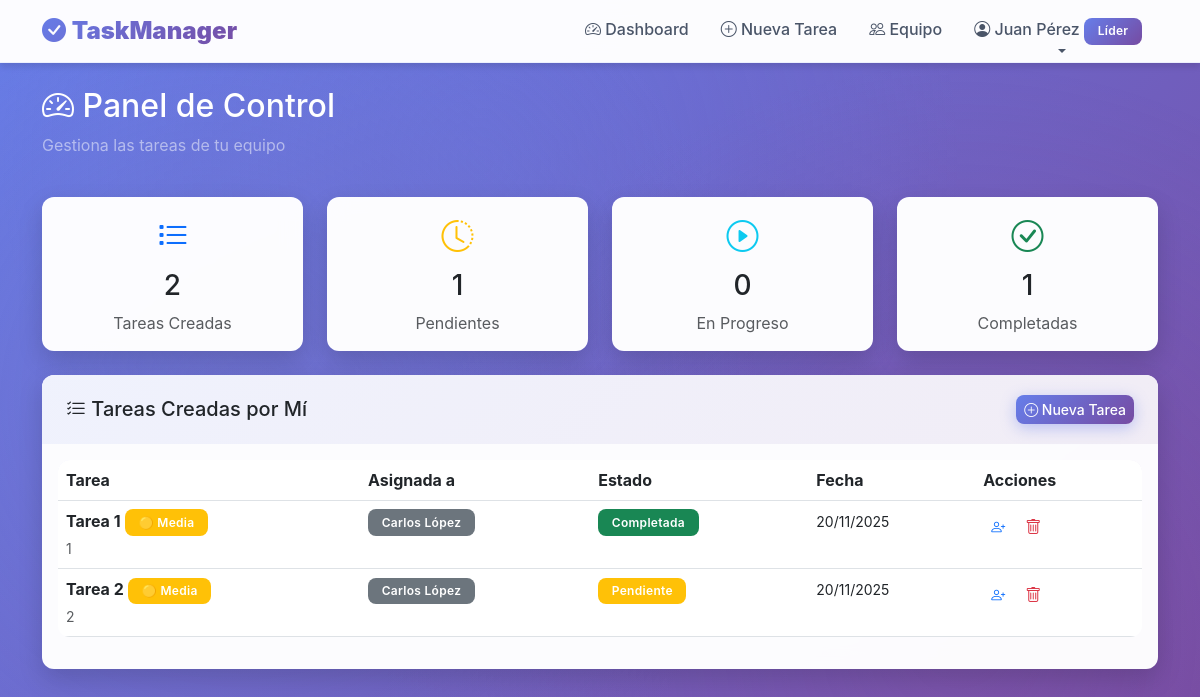
Page /dashboard (signed in) on the earlier database version.
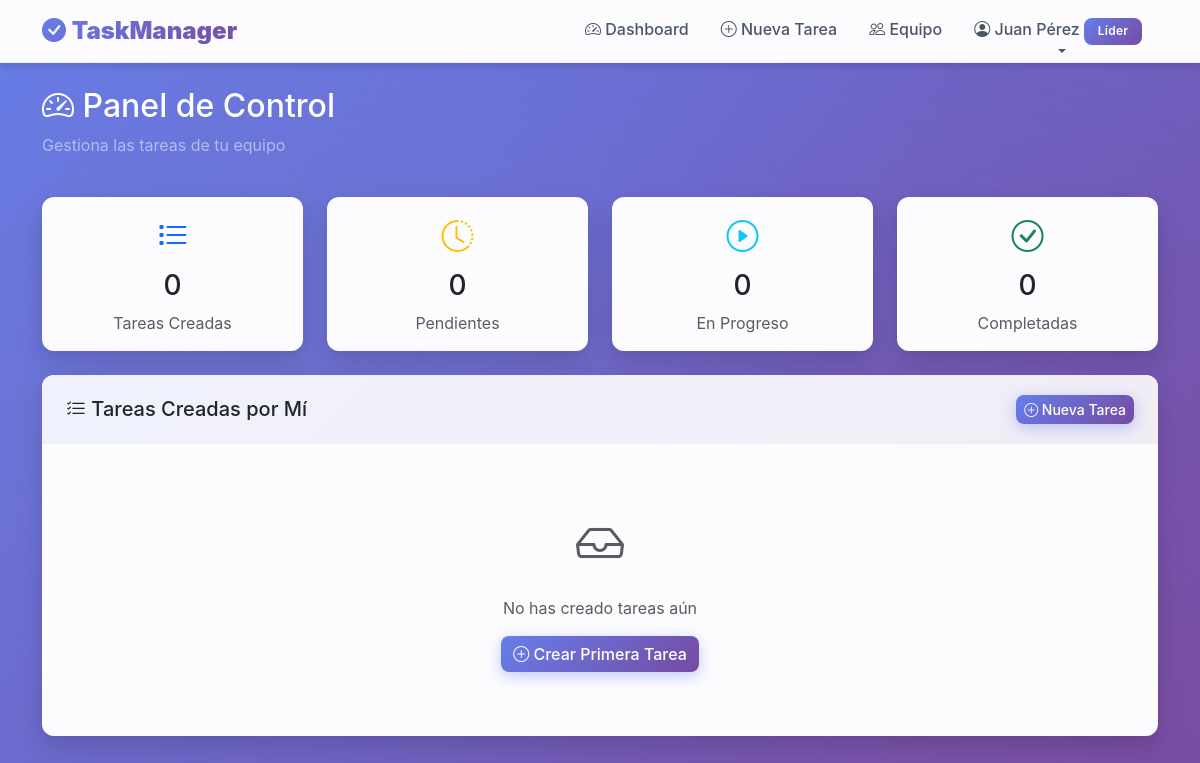
Same page on the later database version.
### app.py (models this page shows)
class User(db.Model):
    id = db.Column(db.Integer, primary_key=True)
    username = db.Column(db.String(80), unique=True, nullable=False)
    password = db.Column(db.String(200), nullable=False)
    role = db.Column(db.String(20), nullable=False)  # 'lider' o 'miembro'
    nombre = db.Column(db.String(100), nullable=False)
    tasks_created = db.relationship('Task', backref='creador', foreign_keys='Task.created_by')
    tasks_assigned = db.relationship('Task', backref='asignado', foreign_keys='Task.assigned_to')

class Task(db.Model):
    id = db.Column(db.Integer, primary_key=True)
    titulo = db.Column(db.String(200), nullable=False)
    descripcion = db.Column(db.Text)
    estado = db.Column(db.String(20), default='pendiente')  # 'pendiente', 'en_progreso', 'completada'
    prioridad = db.Column(db.String(20), default='media')  # 'baja', 'media', 'alta', 'urgente'
    archivo = db.Column(db.String(300))  # Ruta del archivo adjunto
    nombre_archivo = db.Column(db.String(300))  # Nombre original del archivo
    created_by = db.Column(db.Integer, db.ForeignKey('user.id'), nullable=False)
    assigned_to = db.Column(db.Integer, db.ForeignKey('user.id'))
    fecha_creacion = db.Column(db.DateTime, default=datetime.utcnow)
    fecha_completada = db.Column(db.DateTime)

### app.py (the view)
@app.route('/dashboard')
@login_required
def dashboard():
    user = User.query.get(session['user_id'])
    if user.role == 'lider':
        mis_tareas = Task.query.filter_by(created_by=user.id).all()
        tareas_asignadas = Task.query.filter_by(assigned_to=user.id).all()
        miembros = User.query.filter_by(role='miembro').all()
        return render_template('dashboard_lider.html',
                             mis_tareas=mis_tareas,
                             tareas_asignadas=tareas_asignadas,
                             miembros=miembros)
    else:
        mis_tareas = Task.query.filter_by(assigned_to=user.id).all()
        return render_template('dashboard_miembro.html', mis_tareas=mis_tareas)

### app.py (called while the page is built)
def login_required(f):
    @wraps(f)
    def decorated_function(*args, **kwargs):
        if 'user_id' not in session:
            flash('Debes iniciar sesión primero', 'warning')
            return redirect(url_for('login'))
        return f(*args, **kwargs)
    return decorated_function

### templates/dashboard_lider.html (shortened to what this page needs)
{% extends "base.html" %}
{% block content %}
<div class="row mb-4">
    <div class="col">
        <h2 class="text-white"><i class="bi bi-speedometer2"></i> Panel de Control</h2>
        <p class="text-white-50">Gestiona las tareas de tu equipo</p>
    </div>
</div>
<div class="row mb-4">
    <div class="col-md-3">
        <div class="card text-center">
            <div class="card-body">
                <i class="bi bi-list-task text-primary" style="font-size: 2rem;"></i>
                <h3 class="mt-2">{{ mis_tareas|length }}</h3>
                <p class="text-muted mb-0">Tareas Creadas</p>
            </div>
        </div>
    </div>
    <div class="col-md-3">
        <div class="card text-center">
            <div class="card-body">
                <i class="bi bi-clock-history text-warning" style="font-size: 2rem;"></i>
                <h3 class="mt-2">{{ mis_tareas|selectattr('estado', 'equalto', 'pendiente')|list|length }}</h3>
                <p class="text-muted mb-0">Pendientes</p>
            </div>
        </div>
    </div>
    <div class="col-md-3">
        <div class="card text-center">
            <div class="card-body">
                <i class="bi bi-play-circle text-info" style="font-size: 2rem;"></i>
                <h3 class="mt-2">{{ mis_tareas|selectattr('estado', 'equalto', 'en_progreso')|list|length }}</h3>
                <p class="text-muted mb-0">En Progreso</p>
            </div>
        </div>
    </div>
    <div class="col-md-3">
        <div class="card text-center">
            <div class="card-body">
                <i class="bi bi-check-circle text-success" style="font-size: 2rem;"></i>
                <h3 class="mt-2">{{ mis_tareas|selectattr('estado', 'equalto', 'completada')|list|length }}</h3>
                <p class="text-muted mb-0">Completadas</p>
            </div>
        </div>
    </div>
</div>
<div class="row">
    <div class="col-12">
        <div class="card">
            <div class="card-header bg-white d-flex justify-content-between align-items-center">
                <h5 class="mb-0"><i class="bi bi-list-check"></i> Tareas Creadas por Mí</h5>
                <a href="{{ url_for('crear_tarea') }}" class="btn btn-primary btn-sm">
                    <i class="bi bi-plus-circle"></i> Nueva Tarea
                </a>
            </div>
            <div class="card-body">
                {% if mis_tareas %}
                <div class="table-responsive">
                    <table class="table table-hover">
                        <thead>
                            <tr>
                                <th>Tarea</th>
                                <th>Asignada a</th>
                                <th>Estado</th>
                                <th>Fecha</th>
                                <th>Acciones</th>
                            </tr>
                        </thead>
                        <tbody>
                            {% for tarea in mis_tareas %}
                            <tr>
                                <td>
                                    <strong>{{ tarea.titulo }}</strong>
                                    {% if tarea.prioridad %}
                                    <span class="badge bg-{{ 'success' if tarea.prioridad == 'baja' else 'warning' if tarea.prioridad == 'media' else 'danger' if tarea.prioridad == 'alta' else 'dark' }}">
                                        {{ '🟢' if tarea.prioridad == 'baja' else '🟡' if tarea.prioridad == 'media' else '🟠' if tarea.prioridad == 'alta' else '🔴' }}
                                        {{ tarea.prioridad|title }}
                                    </span>
                                    {% endif %}
                                    <br>
                                    <small class="text-muted">{{ tarea.descripcion or 'Sin descripción' }}</small>
                                </td>
                                <td>
                                    {% if tarea.asignado %}
                                        <span class="badge bg-secondary">{{ tarea.asignado.nombre }}</span>
                                    {% else %}
                                        <span class="text-muted">Sin asignar</span>
                                    {% endif %}
                                </td>
                                <td>
                                    <span class="badge bg-{{ 'warning' if tarea.estado == 'pendiente' else 'info' if tarea.estado == 'en_progreso' else 'success' }}">
                                        {{ tarea.estado|replace('_', ' ')|title }}
                                    </span>
                                </td>
                                <td>
                                    <small>{{ tarea.fecha_creacion.strftime('%d/%m/%Y') }}</small>
                                </td>
                                <td>
                                    <div class="btn-group btn-group-sm">
                                        <button type="button" class="btn btn-outline-primary" data-bs-toggle="modal" data-bs-target="#reasignarModal{{ tarea.id }}">
                                            <i class="bi bi-person-plus"></i>
                                        </button>
                                        <form method="POST" action="{{ url_for('eliminar_tarea', id=tarea.id) }}" style="display: inline;" onsubmit="return confirm('¿Eliminar esta tarea?')">
                                            <button type="submit" class="btn btn-outline-danger">
                                                <i class="bi bi-trash"></i>
                                            </button>
                                        </form>
                                    </div>
                                </td>
                            </tr>
                            {% endfor %}
                        </tbody>
                    </table>
                </div>
                {% else %}
                <div class="text-center py-5">
                    <i class="bi bi-inbox text-muted" style="font-size: 3rem;"></i>
                    <p class="text-muted mt-3">No has creado tareas aún</p>
                    <a href="{{ url_for('crear_tarea') }}" class="btn btn-primary">
                        <i class="bi bi-plus-circle"></i> Crear Primera Tarea
                    </a>
                </div>
                {% endif %}
            </div>
        </div>
    </div>
</div>
{% endblock %}

### templates/base.html (shortened to what this page needs)
<!DOCTYPE html>
<html lang="es">
<head>
    <link href="https://cdn.jsdelivr.net/npm/bootstrap@5.3.0/dist/css/bootstrap.min.css" rel="stylesheet">
    <link rel="stylesheet" href="https://cdn.jsdelivr.net/npm/bootstrap-icons@1.11.0/font/bootstrap-icons.css">
</head>
<body>
    {% if session.user_id %}
    <nav class="navbar navbar-expand-lg navbar-custom mb-4">
        <div class="container">
            <a class="navbar-brand" href="{{ url_for('dashboard') }}">
                <i class="bi bi-check-circle-fill text-primary"></i>
                <strong>TaskManager</strong>
            </a>
            <div class="collapse navbar-collapse" id="navbarNav">
                <ul class="navbar-nav ms-auto">
                    <li class="nav-item">
                        <a class="nav-link" href="{{ url_for('dashboard') }}">
                            <i class="bi bi-speedometer2"></i> Dashboard
                        </a>
                    </li>
                    <li class="nav-item">
                        <a class="nav-link" href="{{ url_for('crear_tarea') }}">
                            <i class="bi bi-plus-circle"></i> Nueva Tarea
                        </a>
                    </li>
                    {% if session.role == 'lider' %}
                    <li class="nav-item">
                        <a class="nav-link" href="{{ url_for('tareas_por_miembro') }}">
                            <i class="bi bi-people"></i> Equipo
                        </a>
                    </li>
                    {% endif %}
                    <li class="nav-item dropdown">
                        <a class="nav-link dropdown-toggle" href="#" role="button" data-bs-toggle="dropdown">
                            <i class="bi bi-person-circle"></i> {{ session.nombre }}
                            {% if session.role == 'lider' %}
                            <span class="badge badge-lider">Líder</span>
                            {% else %}
                            <span class="badge badge-miembro">Miembro</span>
                            {% endif %}
                        </a>
                    </li>
                </ul>
            </div>
        </div>
    </nav>
    {% endif %}
    <div class="container">
        {% block content %}{% endblock %}
    </div>
</body>
</html>

### templates/base.html (style rules this page uses)
:root { --primary-gradient: linear-gradient(135deg, #667eea 0%, #764ba2 100%); --success-gradient: linear-gradient(135deg, #11998e 0%, #38ef7d 100%); --warning-gradient: linear-gradient(135deg, #f093fb 0%, #f5576c 100%); --info-gradient: linear-gradient(135deg, #4facfe 0%, #00f2fe 100%); --dark-gradient: linear-gradient(135deg, #434343 0%, #000000 100%); --shadow-sm: 0 2px 4px rgba(0,0,0,0.08); --shadow-md: 0 4px 6px rgba(0,0,0,0.1); --shadow-lg: 0 10px 25px rgba(0,0,0,0.15); --shadow-xl: 0 20px 40px rgba(0,0,0,0.2); --border-radius: 12px; --transition: all 0.3s cubic-bezier(0.4, 0, 0.2, 1); }
body { min-height: 100vh; background: linear-gradient(135deg, #667eea 0%, #764ba2 100%); font-family: 'Inter', -apple-system, BlinkMacSystemFont, 'Segoe UI', sans-serif; position: relative; }
body::before { content: ''; position: fixed; top: 0; left: 0; right: 0; bottom: 0; background: radial-gradient(circle at 20% 50%, rgba(120, 119, 198, 0.3), transparent 50%), radial-gradient(circle at 80% 80%, rgba(138, 80, 156, 0.3), transparent 50%), radial-gradient(circle at 40% 20%, rgba(102, 126, 234, 0.2), transparent 50%); z-index: -1; animation: gradientShift 15s ease infinite; }
.navbar-custom { background: rgba(255, 255, 255, 0.98); backdrop-filter: blur(20px); box-shadow: var(--shadow-md); border-bottom: 1px solid rgba(102, 126, 234, 0.1); }
.navbar-brand { font-weight: 700; font-size: 1.5rem; background: var(--primary-gradient); -webkit-background-clip: text; -webkit-text-fill-color: transparent; background-clip: text; }
.nav-link { font-weight: 500; color: #4a5568 !important; transition: var(--transition); position: relative; padding: 0.5rem 1rem !important; }
.nav-link::after { content: ''; position: absolute; bottom: 0; left: 50%; width: 0; height: 2px; background: var(--primary-gradient); transition: var(--transition); transform: translateX(-50%); }
.card { border-radius: var(--border-radius); box-shadow: var(--shadow-lg); border: none; background: rgba(255, 255, 255, 0.98); backdrop-filter: blur(10px); transition: var(--transition); overflow: hidden; }
.card-header { border: none; padding: 1.25rem 1.5rem; font-weight: 600; background: linear-gradient(135deg, rgba(102, 126, 234, 0.1) 0%, rgba(118, 75, 162, 0.1) 100%); }
.badge-lider { background: var(--primary-gradient); padding: 0.35rem 0.75rem; border-radius: 20px; font-weight: 600; letter-spacing: 0.5px; }
.btn { border-radius: 8px; font-weight: 500; transition: var(--transition); border: none; position: relative; overflow: hidden; }
.btn::before { content: ''; position: absolute; top: 50%; left: 50%; width: 0; height: 0; border-radius: 50%; background: rgba(255, 255, 255, 0.3); transform: translate(-50%, -50%); transition: width 0.6s, height 0.6s; }
.btn-primary { background: var(--primary-gradient); box-shadow: 0 4px 15px rgba(102, 126, 234, 0.4); }
.badge { padding: 0.45rem 0.85rem; border-radius: 8px; font-weight: 600; letter-spacing: 0.3px; }

Differences in the rows shown:
removed Task: titulo "Tarea 1", prioridad "🟡", prioridad "Media", descripcion "1", asignado.nombre "Carlos López", estado "Completada", fecha_creacion "20/11/2025"
removed Task: titulo "Tarea 2", prioridad "🟡", prioridad "Media", descripcion "2", asignado.nombre "Carlos López", estado "Pendiente", fecha_creacion "20/11/2025"
Other differences:
{{ mis_tareas|length }}: "2" → "0"
{{ mis_tareas|selectattr('estado', 'equalto', 'pendiente')|list|length }}: "1" → "0"
{{ mis_tareas|selectattr('estado', 'equalto', 'completada')|list|length }}: "1" → "0"
text no longer shown: "Tarea Asignada a Estado Fecha Acciones"
text now shown: "No has creado tareas aún Crear Primera Tarea"
